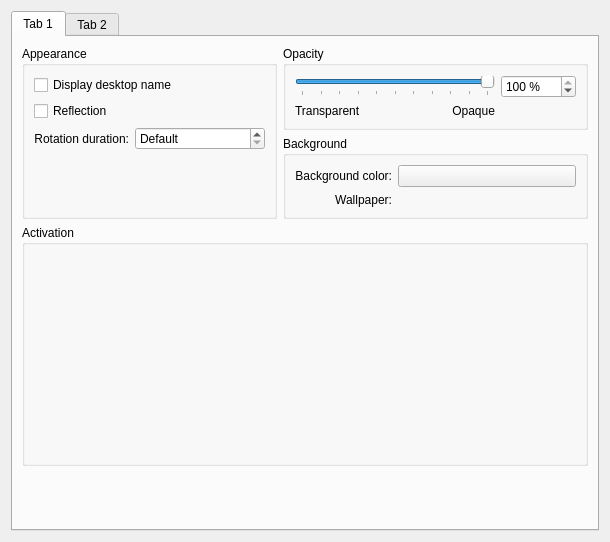
<ui version="4.0" >
 <class>KWin::CylinderEffectConfigForm</class>
 <widget class="QWidget" name="KWin::CylinderEffectConfigForm" >
  <property name="geometry" >
   <rect>
    <x>0</x>
    <y>0</y>
    <width>610</width>
    <height>542</height>
   </rect>
  </property>
  <layout class="QVBoxLayout" >
   <item>
    <widget class="QTabWidget" name="tabWidget" >
     <property name="currentIndex" >
      <number>0</number>
     </property>
     <widget class="QWidget" name="tab" >
      <attribute name="title" >
       <string>Tab 1</string>
      </attribute>
      <layout class="QGridLayout" name="gridLayout_5" >
       <item row="1" column="1" >
        <widget class="QGroupBox" name="groupBox_5" >
         <property name="title" >
          <string>Background</string>
         </property>
         <layout class="QGridLayout" name="gridLayout" >
          <item row="0" column="0" >
           <widget class="QLabel" name="label_6" >
            <property name="text" >
             <string>Background color:</string>
            </property>
            <property name="alignment" >
             <set>Qt::AlignRight|Qt::AlignTrailing|Qt::AlignVCenter</set>
            </property>
            <property name="buddy" >
             <cstring>backgroundColorButton</cstring>
            </property>
           </widget>
          </item>
          <item row="0" column="1" >
           <widget class="KColorButton" name="backgroundColorButton" >
            <property name="sizePolicy" >
             <sizepolicy vsizetype="Fixed" hsizetype="Expanding" >
              <horstretch>0</horstretch>
              <verstretch>0</verstretch>
             </sizepolicy>
            </property>
           </widget>
          </item>
          <item row="1" column="0" >
           <widget class="QLabel" name="label_3" >
            <property name="text" >
             <string>Wallpaper:</string>
            </property>
            <property name="alignment" >
             <set>Qt::AlignRight|Qt::AlignTrailing|Qt::AlignVCenter</set>
            </property>
            <property name="buddy" >
             <cstring>wallpaperRequester</cstring>
            </property>
           </widget>
          </item>
          <item row="1" column="1" >
           <widget class="KUrlRequester" name="wallpaperRequester" >
            <property name="sizePolicy" >
             <sizepolicy vsizetype="Preferred" hsizetype="Expanding" >
              <horstretch>0</horstretch>
              <verstretch>0</verstretch>
             </sizepolicy>
            </property>
           </widget>
          </item>
         </layout>
        </widget>
       </item>
       <item row="3" column="0" colspan="2" >
        <widget class="QGroupBox" name="groupBox_8" >
         <property name="title" >
          <string>Activation</string>
         </property>
         <layout class="QGridLayout" name="gridLayout_3" >
          <item row="0" column="0" colspan="2" >
           <widget class="KWin::GlobalShortcutsEditor" native="1" name="editor" >
            <property name="minimumSize" >
             <size>
              <width>0</width>
              <height>200</height>
             </size>
            </property>
           </widget>
          </item>
         </layout>
        </widget>
       </item>
       <item rowspan="2" row="0" column="0" >
        <widget class="QGroupBox" name="groupBox_7" >
         <property name="title" >
          <string>Appearance</string>
         </property>
         <layout class="QGridLayout" name="gridLayout_2" >
          <item row="0" column="0" colspan="2" >
           <widget class="QCheckBox" name="displayDesktopNameBox" >
            <property name="text" >
             <string>Display desktop name</string>
            </property>
           </widget>
          </item>
          <item row="1" column="0" colspan="2" >
           <widget class="QCheckBox" name="reflectionBox" >
            <property name="text" >
             <string>Reflection</string>
            </property>
           </widget>
          </item>
          <item row="2" column="0" >
           <widget class="QLabel" name="label" >
            <property name="text" >
             <string>Rotation duration:</string>
            </property>
            <property name="alignment" >
             <set>Qt::AlignRight|Qt::AlignTrailing|Qt::AlignVCenter</set>
            </property>
            <property name="buddy" >
             <cstring>rotationDurationSpin</cstring>
            </property>
           </widget>
          </item>
          <item row="2" column="1" >
           <widget class="QSpinBox" name="rotationDurationSpin" >
            <property name="sizePolicy" >
             <sizepolicy vsizetype="Fixed" hsizetype="Expanding" >
              <horstretch>0</horstretch>
              <verstretch>0</verstretch>
             </sizepolicy>
            </property>
            <property name="minimumSize" >
             <size>
              <width>100</width>
              <height>0</height>
             </size>
            </property>
            <property name="specialValueText" >
             <string comment="Duration of rotation">Default</string>
            </property>
            <property name="suffix" >
             <string> msec</string>
            </property>
            <property name="maximum" >
             <number>5000</number>
            </property>
            <property name="singleStep" >
             <number>10</number>
            </property>
           </widget>
          </item>
          <item row="3" column="0" colspan="2" >
           <spacer name="verticalSpacer_2" >
            <property name="orientation" >
             <enum>Qt::Vertical</enum>
            </property>
            <property name="sizeHint" stdset="0" >
             <size>
              <width>20</width>
              <height>0</height>
             </size>
            </property>
           </spacer>
          </item>
         </layout>
        </widget>
       </item>
       <item row="0" column="1" >
        <widget class="QGroupBox" name="groupBox_4" >
         <property name="title" >
          <string>Opacity</string>
         </property>
         <layout class="QGridLayout" name="gridLayout_6" >
          <item row="1" column="0" colspan="2" >
           <widget class="QSlider" name="cubeOpacitySlider" >
            <property name="minimumSize" >
             <size>
              <width>200</width>
              <height>0</height>
             </size>
            </property>
            <property name="maximum" >
             <number>100</number>
            </property>
            <property name="singleStep" >
             <number>1</number>
            </property>
            <property name="value" >
             <number>100</number>
            </property>
            <property name="orientation" >
             <enum>Qt::Horizontal</enum>
            </property>
            <property name="tickPosition" >
             <enum>QSlider::TicksBelow</enum>
            </property>
            <property name="tickInterval" >
             <number>10</number>
            </property>
           </widget>
          </item>
          <item row="1" column="2" >
           <widget class="QSpinBox" name="cubeOpacitySpin" >
            <property name="minimumSize" >
             <size>
              <width>75</width>
              <height>0</height>
             </size>
            </property>
            <property name="suffix" >
             <string> %</string>
            </property>
            <property name="maximum" >
             <number>100</number>
            </property>
            <property name="value" >
             <number>100</number>
            </property>
           </widget>
          </item>
          <item row="2" column="0" >
           <widget class="QLabel" name="label_4" >
            <property name="text" >
             <string>Transparent</string>
            </property>
           </widget>
          </item>
          <item row="2" column="1" >
           <widget class="QLabel" name="label_5" >
            <property name="text" >
             <string>Opaque</string>
            </property>
            <property name="alignment" >
             <set>Qt::AlignRight|Qt::AlignTrailing|Qt::AlignVCenter</set>
            </property>
           </widget>
          </item>
         </layout>
        </widget>
       </item>
       <item row="4" column="0" colspan="2" >
        <spacer name="verticalSpacer_3" >
         <property name="orientation" >
          <enum>Qt::Vertical</enum>
         </property>
         <property name="sizeHint" stdset="0" >
          <size>
           <width>20</width>
           <height>40</height>
          </size>
         </property>
        </spacer>
       </item>
      </layout>
     </widget>
     <widget class="QWidget" name="tab_2" >
      <attribute name="title" >
       <string>Tab 2</string>
      </attribute>
      <layout class="QGridLayout" name="gridLayout_7" >
       <item row="0" column="0" >
        <widget class="QGroupBox" name="groupBox_3" >
         <property name="title" >
          <string>Caps</string>
         </property>
         <layout class="QGridLayout" name="gridLayout_4" >
          <item row="0" column="0" colspan="2" >
           <widget class="QCheckBox" name="cubeCapsBox" >
            <property name="text" >
             <string>Show caps</string>
            </property>
           </widget>
          </item>
          <item row="1" column="0" >
           <widget class="QLabel" name="capColorLabel" >
            <property name="text" >
             <string>Cap color:</string>
            </property>
            <property name="alignment" >
             <set>Qt::AlignRight|Qt::AlignTrailing|Qt::AlignVCenter</set>
            </property>
            <property name="buddy" >
             <cstring>capColorButton</cstring>
            </property>
           </widget>
          </item>
          <item row="1" column="1" >
           <widget class="KColorButton" name="capColorButton" >
            <property name="sizePolicy" >
             <sizepolicy vsizetype="Fixed" hsizetype="Expanding" >
              <horstretch>0</horstretch>
              <verstretch>0</verstretch>
             </sizepolicy>
            </property>
           </widget>
          </item>
          <item row="2" column="0" colspan="2" >
           <widget class="QCheckBox" name="capsImageBox" >
            <property name="text" >
             <string>Display image on caps</string>
            </property>
           </widget>
          </item>
         </layout>
        </widget>
       </item>
       <item row="1" column="0" colspan="2" >
        <widget class="QGroupBox" name="groupBox_2" >
         <property name="title" >
          <string>Zoom</string>
         </property>
         <layout class="QGridLayout" name="gridLayout_8" >
          <item row="1" column="0" >
           <widget class="QLabel" name="label_8" >
            <property name="text" >
             <string>Near</string>
            </property>
           </widget>
          </item>
          <item row="1" column="1" >
           <widget class="QLabel" name="label_9" >
            <property name="text" >
             <string>Far</string>
            </property>
            <property name="alignment" >
             <set>Qt::AlignRight|Qt::AlignTrailing|Qt::AlignVCenter</set>
            </property>
           </widget>
          </item>
          <item row="0" column="0" colspan="2" >
           <widget class="QSlider" name="zPositionSlider" >
            <property name="toolTip" >
             <string>Define how far away the object should appear</string>
            </property>
            <property name="maximum" >
             <number>3000</number>
            </property>
            <property name="singleStep" >
             <number>10</number>
            </property>
            <property name="pageStep" >
             <number>100</number>
            </property>
            <property name="orientation" >
             <enum>Qt::Horizontal</enum>
            </property>
            <property name="tickPosition" >
             <enum>QSlider::TicksBelow</enum>
            </property>
            <property name="tickInterval" >
             <number>100</number>
            </property>
           </widget>
          </item>
         </layout>
        </widget>
       </item>
       <item row="3" column="0" colspan="2" >
        <spacer name="verticalSpacer" >
         <property name="orientation" >
          <enum>Qt::Vertical</enum>
         </property>
         <property name="sizeHint" stdset="0" >
          <size>
           <width>20</width>
           <height>0</height>
          </size>
         </property>
        </spacer>
       </item>
       <item row="0" column="1" >
        <widget class="QGroupBox" name="groupBox_9" >
         <property name="title" >
          <string>Additional Options</string>
         </property>
         <layout class="QVBoxLayout" name="verticalLayout" >
          <item>
           <widget class="QCheckBox" name="closeOnMouseReleaseBox" >
            <property name="toolTip" >
             <string>If enabled the effect will be deactivated after rotating the cylinder with the mouse,
otherwise it will remain active.</string>
            </property>
            <property name="text" >
             <string>Close after mouse dragging</string>
            </property>
           </widget>
          </item>
          <item>
           <widget class="QCheckBox" name="walkThroughDesktopBox" >
            <property name="text" >
             <string>Use this effect for walking through the desktops</string>
            </property>
           </widget>
          </item>
          <item>
           <spacer name="verticalSpacer_4" >
            <property name="orientation" >
             <enum>Qt::Vertical</enum>
            </property>
            <property name="sizeType" >
             <enum>QSizePolicy::Preferred</enum>
            </property>
            <property name="sizeHint" stdset="0" >
             <size>
              <width>20</width>
              <height>0</height>
             </size>
            </property>
           </spacer>
          </item>
         </layout>
        </widget>
       </item>
      </layout>
     </widget>
    </widget>
   </item>
  </layout>
 </widget>
 <customwidgets>
  <customwidget>
   <class>KColorButton</class>
   <extends>QPushButton</extends>
   <header>kcolorbutton.h</header>
  </customwidget>
  <customwidget>
   <class>KUrlRequester</class>
   <extends>QFrame</extends>
   <header>kurlrequester.h</header>
   <container>1</container>
  </customwidget>
  <customwidget>
   <class>KWin::GlobalShortcutsEditor</class>
   <extends>QWidget</extends>
   <header location="global" >kwineffects.h</header>
   <container>1</container>
  </customwidget>
 </customwidgets>
 <tabstops>
  <tabstop>tabWidget</tabstop>
  <tabstop>displayDesktopNameBox</tabstop>
  <tabstop>reflectionBox</tabstop>
  <tabstop>rotationDurationSpin</tabstop>
  <tabstop>cubeOpacitySlider</tabstop>
  <tabstop>cubeOpacitySpin</tabstop>
  <tabstop>backgroundColorButton</tabstop>
  <tabstop>wallpaperRequester</tabstop>
  <tabstop>cubeCapsBox</tabstop>
  <tabstop>capColorButton</tabstop>
  <tabstop>capsImageBox</tabstop>
  <tabstop>closeOnMouseReleaseBox</tabstop>
  <tabstop>walkThroughDesktopBox</tabstop>
  <tabstop>zPositionSlider</tabstop>
 </tabstops>
 <resources/>
 <connections>
  <connection>
   <sender>cubeOpacitySpin</sender>
   <signal>valueChanged(int)</signal>
   <receiver>cubeOpacitySlider</receiver>
   <slot>setValue(int)</slot>
   <hints>
    <hint type="sourcelabel" >
     <x>524</x>
     <y>96</y>
    </hint>
    <hint type="destinationlabel" >
     <x>433</x>
     <y>97</y>
    </hint>
   </hints>
  </connection>
  <connection>
   <sender>cubeOpacitySlider</sender>
   <signal>valueChanged(int)</signal>
   <receiver>cubeOpacitySpin</receiver>
   <slot>setValue(int)</slot>
   <hints>
    <hint type="sourcelabel" >
     <x>331</x>
     <y>97</y>
    </hint>
    <hint type="destinationlabel" >
     <x>524</x>
     <y>96</y>
    </hint>
   </hints>
  </connection>
 </connections>
</ui>
